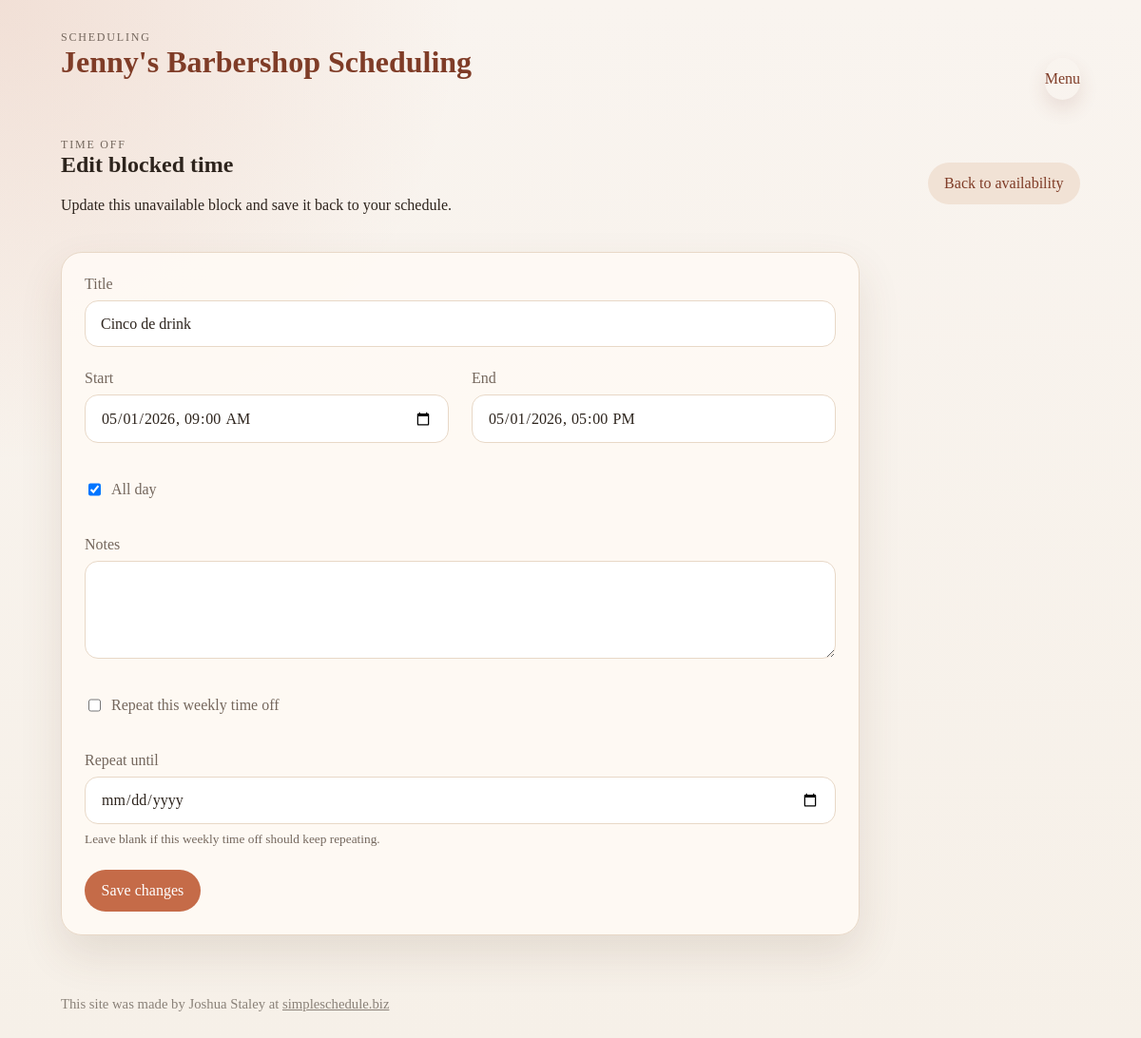
The app's page /unavailability/2/edit (signed in) with its own data.
### salon_scheduler/models.py (models this page shows)
class Unavailability(db.Model):
    id = db.Column(db.Integer, primary_key=True)
    title = db.Column(db.String(120), nullable=False)
    start_datetime = db.Column(db.DateTime, nullable=False)
    end_datetime = db.Column(db.DateTime, nullable=False)
    is_recurring = db.Column(db.Boolean, default=False, nullable=False)
    recurrence = db.Column(db.String(20))
    weekday = db.Column(db.Integer)
    repeat_until = db.Column(db.DateTime)
    notes = db.Column(db.Text)
    created_at = db.Column(db.DateTime, default=datetime.utcnow, nullable=False)

### salon_scheduler/routes.py (the view, shortened to what this page needs)
@main_bp.route("/unavailability/<int:unavailability_id>/edit", methods=["GET", "POST"])
@stylist_login_required
def edit_unavailability(unavailability_id: int):
    blocked_time = Unavailability.query.get_or_404(unavailability_id)
    return render_template(
        "edit_unavailability.html",
        blocked_time=blocked_time,
        weekday_labels=WEEKDAY_LABELS,
        is_all_day=is_all_day_unavailability(blocked_time),
    )

### salon_scheduler/routes.py (called while the page is built)
@main_bp.before_app_request
def load_active_session_state():
    g.stylist_user = None
    g.client = None
    stylist_user_id = session.get("stylist_user_id")
    client_id = session.get("client_id")
    if stylist_user_id:
        g.stylist_user = StylistUser.query.get(stylist_user_id)
    if client_id:
        g.client = Client.query.get(client_id)

@main_bp.app_context_processor
def inject_session_state():
    return {
        "current_stylist": getattr(g, "stylist_user", None),
        "current_client": getattr(g, "client", None),
    }

def stylist_login_required(view_func):
    @wraps(view_func)
    def wrapped_view(*args, **kwargs):
        if StylistUser.query.count() == 0:
            return redirect(url_for("main.stylist_setup"))
        if not g.stylist_user:
            return redirect(url_for("main.stylist_login", next=request.path))
        return view_func(*args, **kwargs)
    return wrapped_view

def parse_time_value(value: str | None) -> time | None:
    if not value:
        return None
    try:
        return datetime.strptime(value, TIME_FORMAT).time()
    except ValueError:
        return None

def get_working_hours_map() -> dict[int, WorkingHours]:
    return {item.weekday: item for item in WorkingHours.query.order_by(WorkingHours.weekday.asc()).all()}

def combine_date_and_time(date_value, time_value: time) -> datetime:
    return datetime.combine(date_value, time_value)

def get_day_working_range(target_date) -> tuple[datetime, datetime] | None:
    hours_map = get_working_hours_map()
    entry = hours_map.get(target_date.weekday())
    if not entry or not entry.is_active or not entry.start_time or not entry.end_time:
        return None
    start_time = parse_time_value(entry.start_time)
    end_time = parse_time_value(entry.end_time)
    if not start_time or not end_time:
        return None
    return (
        combine_date_and_time(target_date, start_time),
        combine_date_and_time(target_date, end_time),
    )

def is_all_day_unavailability(item: Unavailability) -> bool:
    working_range = get_day_working_range(item.start_datetime.date())
    if not working_range:
        return False
    return item.start_datetime == working_range[0] and item.end_datetime == working_range[1]

### salon_scheduler/templates/edit_unavailability.html (shortened to what this page needs)
{% extends "base.html" %}
{% block content %}
<section class="section-heading standalone">
    <div>
        <p class="eyebrow">Time Off</p>
        <h2>Edit blocked time</h2>
        <p>Update this unavailable block and save it back to your schedule.</p>
    </div>
    <a class="button subtle" href="{{ url_for('main.manage_unavailability') }}">Back to availability</a>
</section>
<section class="card form-shell">
    <form method="post" class="form-grid">
        <label class="full">
            Title
            <input type="text" name="title" value="{{ blocked_time.title }}" required>
        </label>
        <label>
            Start
            <input type="datetime-local" name="start_datetime" value="{{ blocked_time.start_datetime.strftime('%Y-%m-%dT%H:%M') }}" required>
        </label>
        <label>
            End
            <input type="datetime-local" name="end_datetime" value="{{ blocked_time.end_datetime.strftime('%Y-%m-%dT%H:%M') }}" required>
        </label>
        <label class="checkbox inline-checkbox full">
            <input type="checkbox" name="is_all_day" id="edit_is_all_day" {% if is_all_day %}checked{% endif %}>
            <span>All day</span>
        </label>
        <label class="full">
            Notes
            <textarea name="notes" rows="4">{{ blocked_time.notes or '' }}</textarea>
        </label>
        <label class="checkbox inline-checkbox full">
            <input type="checkbox" name="is_recurring" {% if blocked_time.is_recurring %}checked{% endif %}>
            <span>Repeat this weekly time off</span>
        </label>
        <label class="full">
            Repeat until
            <input type="date" name="repeat_until" value="{{ blocked_time.repeat_until.strftime('%Y-%m-%d') if blocked_time.repeat_until else '' }}">
            <small>Leave blank if this weekly time off should keep repeating.</small>
        </label>
        <div class="full actions-row">
            <button class="button" type="submit">Save changes</button>
        </div>
    </form>
</section>
{% endblock %}

### salon_scheduler/static/styles.css (style rules this page uses)
:root { --bg: #f6f0e8; --panel: #fffaf5; --panel-strong: #fff; --text: #2d241d; --muted: #74675d; --accent: #c56b48; --accent-dark: #7f3c27; --line: #e8d8c7; --shadow: 0 20px 45px rgba(102, 65, 43, 0.12); }
* { box-sizing: border-box; }
body { margin: 0; font-family: Georgia, "Times New Roman", serif; color: var(--text); background: radial-gradient(circle at top left, rgba(197, 107, 72, 0.15), transparent 30%), linear-gradient(180deg, #f9f4ef 0%, var(--bg) 100%); }
a { color: var(--accent-dark); text-decoration: none; }
.eyebrow { margin: 0; text-transform: uppercase; letter-spacing: 0.15em; font-size: 0.75rem; color: var(--muted); }
h1, h2, h3, p { margin-top: 0; }
.hero, .grid, .cards, .form-grid, .stats { display: grid; gap: 1.5rem; }
.hero, .card, .flash { background: rgba(255, 250, 245, 0.92); border: 1px solid var(--line); box-shadow: var(--shadow); border-radius: 22px; }
.card { padding: 1.5rem; }
.button { display: inline-flex; align-items: center; justify-content: center; border: none; border-radius: 999px; padding: 0.75rem 1.1rem; background: var(--accent); color: white; cursor: pointer; font: inherit; }
.button, .nav-button, input, textarea, select { min-height: 44px; }
.button.subtle { background: #f1e2d5; color: var(--accent-dark); }
.section-heading { display: flex; justify-content: space-between; gap: 1rem; align-items: center; margin-bottom: 1rem; }
.section-heading.standalone { margin-bottom: 1.5rem; }
.notes, .empty, small, label { color: var(--muted); }
.form-shell { max-width: 840px; }
.form-grid { grid-template-columns: repeat(2, minmax(0, 1fr)); }
.form-grid label { display: grid; gap: 0.5rem; }
.form-grid .full { grid-column: 1 / -1; }
input, textarea, select { width: 100%; padding: 0.9rem 1rem; border-radius: 14px; border: 1px solid var(--line); background: var(--panel-strong); font: inherit; color: var(--text); }
.checkbox { display: flex; align-items: center; gap: 0.75rem; }
.inline-checkbox { display: inline-flex !important; justify-self: start; align-self: end; }
.checkbox input { width: auto; }
.actions, .actions-row { display: flex; gap: 0.75rem; flex-wrap: wrap; }

### records on screen
Unavailability: title "Cinco de drink", start_datetime "05/01/2026 09:00", end_datetime "05/01/2026 17:00"
